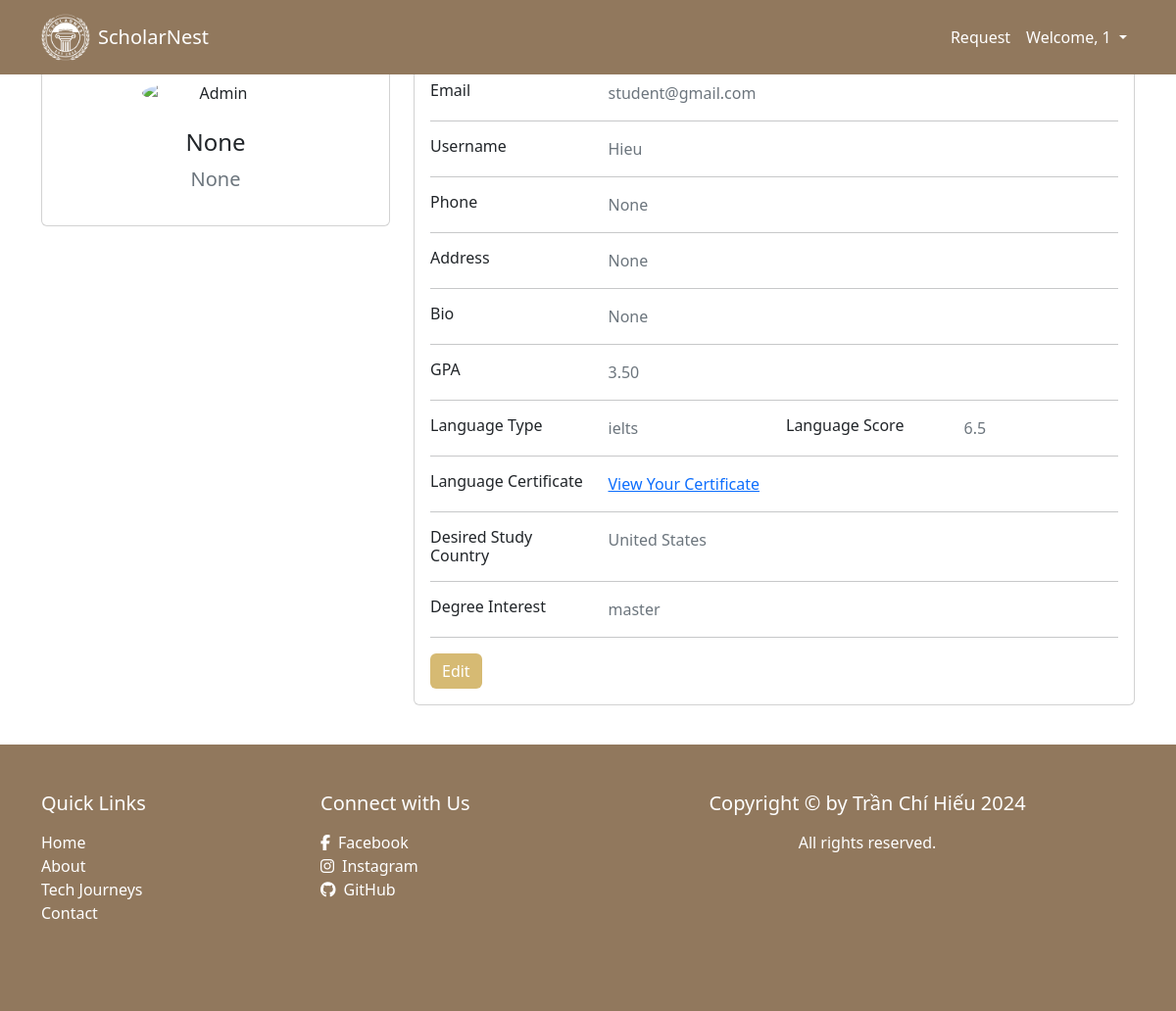
Page /user/profile/3/ (signed in) on the earlier database version.
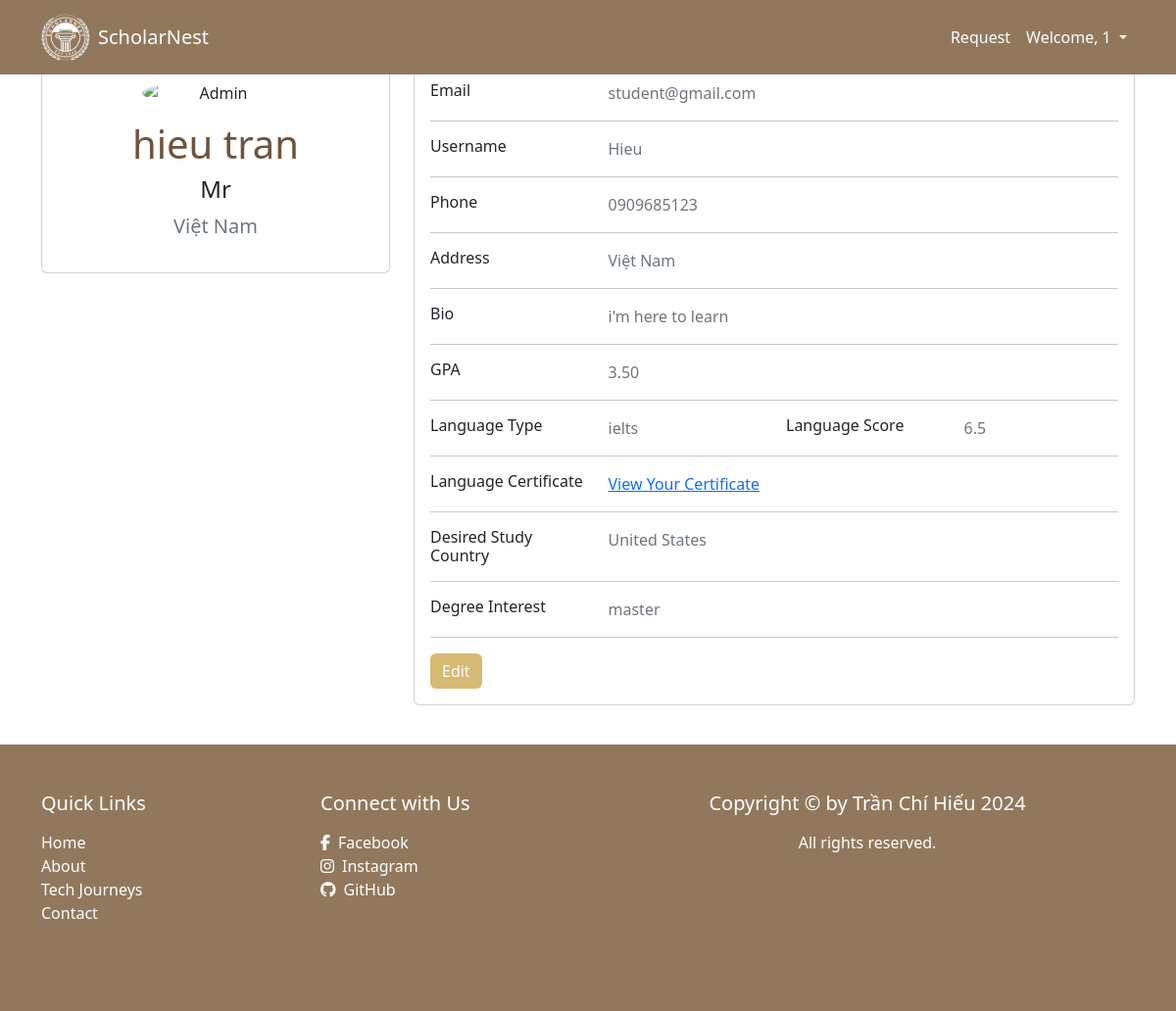
Same page on the later database version.
### project/models.py (models this page shows, shortened)
class Users(AbstractUser):
    email = models.EmailField(unique=True)
    profile_pic = models.ImageField(upload_to="p_img", blank=True, null=True)
    dateOfBirth = models.DateField(null=True, blank=True)
    address = models.CharField(max_length=50, blank=True, null=True)
    phone = models.CharField(max_length=15, null=True)
    role = models.CharField(max_length=50, blank=True, null=True)
    bio = models.TextField(blank=True, null=True)
    is_student = models.BooleanField(default=False)
    gpa = models.DecimalField(max_digits=3, decimal_places=2,
                              validators=[MinValueValidator(0.0), MaxValueValidator(4.0)],
                              help_text="GPA scale 0.0 - 4.0", blank=True, null=True)
    language_type = models.CharField(max_length=50, null=True, blank=True)
    language_score = models.CharField(max_length=50, null=True, blank=True)
    language_certificate = models.ImageField(upload_to="language_certificate", null=True)
    desired_study_country = CountryField(blank=True, null=True)
    degree_interest = models.CharField(max_length=50, blank=True, null=True)
    USERNAME_FIELD = 'email'
    REQUIRED_FIELDS = ('username',)

### articles/views.py (the view)
# urls.py: path("user/profile/<int:user_id>/", views.view_user_profile, name="view-user-profile"),
@login_required(login_url="signin")
def view_user_profile(request, user_id):
    User = get_user_model()
    user = get_object_or_404(User, id=user_id)
    articles = Articles.objects.filter(user=user)
    context = {"user": user, "articles": articles}
    return render(request, "project/profile.html", context)

### project/templates/project/profile.html (shortened to what the changed rows need)
{% extends "base.html" %}
{% block content %}
    <div class="container">
        <div class="main-body">
            <div class="row gutters-sm">
                <div class="col-md-4 mb-3">
                    <div class="card">
                        <div class="card-body">
                            <div class="d-flex flex-column align-items-center text-center">
                                <div class="mt-3">
                                    <h1 style="color: #6e543c">{{ user.first_name }} {{ user.last_name }}</h1>
                                    <h4>{{ user.role }}</h4>
                                    <p class="text-muted font-size-sm" style="font-size: 20px">{{ user.address }}</p>
                                </div>
                            </div>
                        </div>
                    </div>
                </div>
                <div class="col-md-8">
                    <div class="card mb-3">
                        <div class="card-body">
                            <div class="row">
                                <div class="col-sm-3">
                                    <h6 class="mb-0">Email</h6>
                                </div>
                                <div class="col-sm-9 text-secondary">
                                    {{ user.email }}
                                </div>
                            </div>
                            <div class="row">
                                <div class="col-sm-3">
                                    <h6 class="mb-0">Username</h6>
                                </div>
                                <div class="col-sm-9 text-secondary">
                                    {{ user.username }}
                                </div>
                            </div>
                            <div class="row">
                                <div class="col-sm-3">
                                    <h6 class="mb-0">Phone</h6>
                                </div>
                                <div class="col-sm-9 text-secondary">
                                    {{ user.phone }}
                                </div>
                            </div>
                            <div class="row">
                                <div class="col-sm-3">
                                    <h6 class="mb-0">Address</h6>
                                </div>
                                <div class="col-sm-9 text-secondary">
                                    {{ user.address }}
                                </div>
                            </div>
                            <div class="row">
                                <div class="col-sm-3">
                                    <h6 class="mb-0">Bio</h6>
                                </div>
                                <div class="col-sm-9 text-secondary">
                                    {{ user.bio }}
                                </div>
                            </div>
                            {% if user.is_student %}
                                <hr>
                                <div class="row">
                                    <div class="col-sm-3">
                                        <h6 class="mb-0">GPA</h6>
                                    </div>
                                    <div class="col-sm-9 text-secondary">
                                        {{ user.gpa }}
                                    </div>
                                </div>
                                <hr>
                                <div class="row">
                                    <div class="col-sm-3">
                                        <h6 class="mb-0">Language Type</h6>
                                    </div>
                                    <div class="col-sm-3 text-secondary">
                                        {{ user.language_type }}
                                    </div>
                                    <div class="col-sm-3">
                                        <h6 class="mb-0">Language Score</h6>
                                    </div>
                                    <div class="col-sm-3 text-secondary">
                                        {{ user.language_score }}
                                    </div>
                                </div>
                                <hr>
                                <div class="row">
                                    <div class="col-sm-3">
                                        <h6 class="mb-0">Language Certificate</h6>
                                    </div>
                                    <div class="col-sm-9 text-secondary">
                                        {% if user.language_certificate %}
                                            <a href="{{ user.language_certificate.url }}">View Your Certificate</a>
                                        {% else %}
                                            No certificate uploaded
                                        {% endif %}
                                    </div>
                                </div>
                                <hr>
                                <div class="row">
                                    <div class="col-sm-3">
                                        <h6 class="mb-0">Desired Study Country</h6>
                                    </div>
                                    <div class="col-sm-9 text-secondary">
                                        {{ user.get_desired_study_country_display }}
                                    </div>
                                </div>
                                <hr>
                                <div class="row">
                                    <div class="col-sm-3">
                                        <h6 class="mb-0">Degree Interest</h6>
                                    </div>
                                    <div class="col-sm-9 text-secondary">
                                        {{ user.degree_interest }}
                                    </div>
                                </div>
                            {% endif %}
                        </div>
                    </div>
                </div>
            </div>
        </div>
    </div>
{% endblock content %}

Differences in the rows shown:
changed Users "student@gmail.com": first_name (not shown) → "hieu"; last_name (not shown) → "tran"; role "None" → "Mr"; address "None" → "Việt Nam"; phone "None" → "0909685123"; bio "None" → "i'm here to learn"
